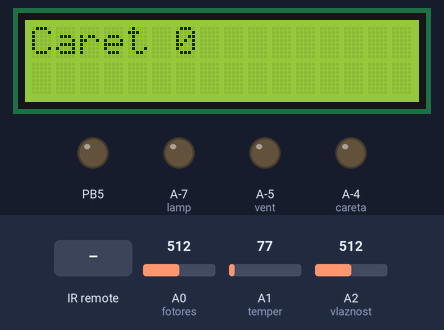
A sketch run on a simulated ATtiny85, built for the host (arithmetic inside an expression is 32-bit, double 64-bit). Parts: 16×2 character LCD, output pins drawn as LEDs (lit = HIGH). Inputs (shaded band) come from the test bench; at power-on: A1 (temper) = 77, A0 (fotores) = 512, A2 (vlaznost) = 512. What the sketch prints to the serial monitor is not drawn.

Above: at 1.2 s.
1.3 s: A1 (temper) set to 190
4.3 s: A1 (temper) set to 211
At 5.2 s:
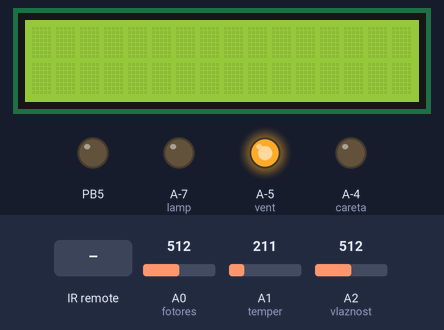
8.8 s: infrared code 0xFFA25D received
At 9.7 s:
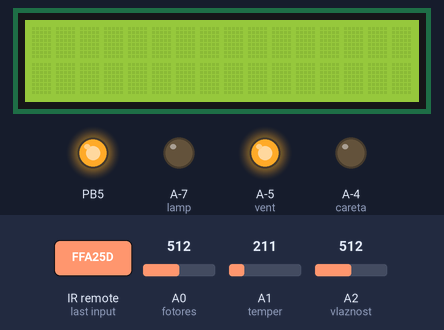
10.4 s: infrared code 0xFF30CF received
At 10.9 s:
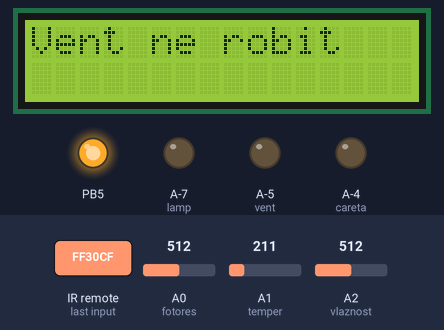
12.0 s: infrared code 0xFFA857 received
At 13.3 s:
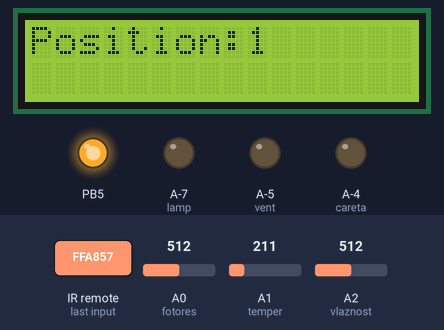
Timing chart, 0 to 14.6 s (numbered marks = the images above; inputs shaded):
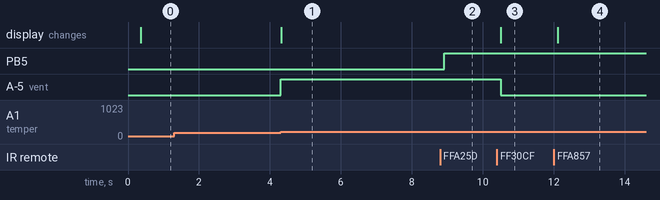

The sketch:

Full_code.ino
```cpp
///#include <IRremote.hpp>
#include <LiquidCrystal.h>
#include <GyverStepper.h>
#include <IRremote.h>

LiquidCrystal lcd(40,38,36,34,32,30,28,26,24,22);
IRrecv ir(8);
GStepper<STEPPER2WIRE> stepper(2048, 12, 11, 13);
#define B1  0xFFE01F//каретка положение 1 -
#define B1_2 0xFFA857// каретка положение 2 +
#define B2  0xFF30CF//вентелятор на пульте 1
#define B3  0xFF18E7//помпа на пульте 2
#define B4  0xFF7A85// лампа на пульте 3
#define careta 10
#define vent 9
#define pomp 8
#define lamp 7
#define fotores A0
#define temper A1
#define vlaznost A2
#define on_off 0xFFA25D
long seed;
int n = 0;
bool mi = 0; //работает ли устройство в ручном режиме
decode_results res;

void setup()
{
  ///lcd.begin(16,2);
  pinMode(fotores, INPUT);
  pinMode(vlaznost, INPUT);
  pinMode(temper, INPUT);
  pinMode(lamp, OUTPUT);
  pinMode(careta, OUTPUT);
  pinMode(vent, OUTPUT);
  pinMode(pompa, OUTPUT);
  Serial.begin(9600);
  stepper.setRunMode(FOLLOW_POS);
  stepper.setSpeed(100);
  ir.enableIRIn();
  pinMode(5,OUTPUT);
  lcd.begin(16, 2); // выставляем скорость COM порта
  ///irrecv.enableIRIn(); // запускаем прием
  ///lcd.autoscroll();
}

void lampa(){
  lcd.clear();
  if(analogRead(fotores) < 900){
    ///Serial.println("lampa 1");
    digitalWrite(lampa, HIGH);
    lcd.print("Lampa 1");
    lcd.home();
  }
  else
  {
    ///Serial.println("lampa 0");
    digitalWrite(lampa, LOW);
    lcd.print("lampa 0");
    lcd.home();
  }
}

void pompa(){
  lcd.clear();
    if (analogRead(vlaznost) < 750) {
    ///Serial.println("pompa 1");
    digitalWrite(pompa, HIGH);
    lcd.print("Pomp 1");
    lcd.home();
  }
  if (analogRead(vlaznost) > 750) {
    ///Serial.println("pompa 0");
    digitalWrite(pompa, LOW);
    lcd.print("Pomp 0");
    lcd.home();
  }
}

void caret(){
  lcd.clear();
  if (analogRead(temper) < 200) {
    ///Serial.println("caret 0, vent 0");
    stepper.setTarget(0);
    digitalWrite(vent, LOW);
    lcd.print("Caret 0");
    lcd.home();
  }
  if (analogRead(temper) > 200 && analogRead(temper) < 500) {
    ///Serial.println("caret 1/2, vent 1");
    stepper.setTarget(150);
    digitalWrite(vent, HIGH);
  }
  if(analogRead(temper) > 500) {
    ///Serial.println("caret 1, vent 1");
    stepper.setTarget(300);
    digitalWrite(vent, HIGH);
  }
}

///caret_and_pomp(analogRead(temper), )
///void caret_and_pomp(int temp_val,int vlaznost_val)

/*void caret_pomp(){
  lcd.clear();
  if(analogRead(temper) > 200 && analogRead(vlaznost) < 750){
    stepper.setTarget(150);
    ///Serial.print("caret 1/2 , vent 1 , pompa 1");
    digitalWrite(vent, HIGH);
    digitalWrite(pompa, HIGH);
    lcd.print("Pos  Vent  Pomp");
    lcd.setCursor(1,2);
    lcd.print(" 1     1      1");
  }
  else if (analogRead(temper) < 200 && analogRead(vlaznost) > 750){
    stepper.setTarget(0);
    ///Serial.print("caret 0 , vent 0 , pompa 0");
    digitalWrite(vent, LOW);
    digitalWrite(pompa, LOW);
    lcd.print("Pos  Vent  Pomp");
    lcd.setCursor(1,2);
    lcd.print(" 0     0      0");
  }
  else if (analogRead(temper) > 200 && analogRead(vlaznost) > 750){
    stepper.setTarget(150);
    ///Serial.print("caret 1/2 , vent 1 , pompa 0");
    digitalWrite(vent,HIGH);
    digitalWrite(pompa, LOW);
    lcd.print("Pos  Vent  Pomp");
    lcd.setCursor(1,2);
    lcd.print(" 1     1      0");
  }
  else if (analogRead(temper) > 500 && analogRead(vlaznost) > 750){
    stepper.setTarget(300);
    ///Serial.print("caret 1 , vent 1 , pompa 0");
    digitalWrite(vent,HIGH);
    digitalWrite(pompa, LOW);
  }
  else if (analogRead(temper) > 500 && analogRead(vlaznost) < 750){
    stepper.setTarget(300);
    ///Serial.print("caret 1 , vent 1 , pompa 1");
    digitalWrite(vent, HIGH);
    digitalWrite(pompa, HIGH);
  }
}*/

void hc(long seed){
    if(seed == B2){
      if(digitalRead(9) == 0){
        digitalWrite(9, HIGH);
        lcd.clear();
        lcd.print("Vent robit");
        lcd.home();
      }
      else
      {
        digitalWrite(9, LOW);
        lcd.clear();
        lcd.print("Vent ne robit");
        lcd.home();
      }
    }
    if(seed == B3){
       if(digitalRead(8) == 0){
        digitalWrite(8, HIGH);
      }
      else
      {
        digitalWrite(8, LOW);
      }
    }
    if(seed == B4){
      if(digitalRead(7) == 0){
        digitalWrite(7, HIGH);
      }
      else
      {
        digitalWrite(7, LOW);
      }
    }
    if(seed == B1_2){
      if(n < 3){
        n += 1;
        //Serial.println("add");
      }
      if(n == 1){
        stepper.setTarget(150);
        lcd.clear();
        lcd.print("Position:");
        lcd.leftToRight();
        lcd.print(n);
        lcd.home();
        //Serial.println(1);
      }
      if(n == 2){
        stepper.setTarget(300);
        lcd.clear();
        lcd.print("Position:");
        lcd.leftToRight();
        lcd.print(n);
        lcd.home();
        //Serial.println(2);
      }
    }
    if(seed == B1){
      if(n > 0){
        n -= 1;
      }
      if(n == 0){
        stepper.setTarget(0);
        lcd.clear();
        lcd.print("Position:");
        lcd.leftToRight();
        lcd.print(n);
        lcd.home();
      }
      if(n == 1){
        stepper.setTarget(150);
        lcd.clear();
        lcd.print("Position:");
        lcd.leftToRight();
        lcd.print(n);
        lcd.home();
      }
    }
}

void loop()
{
  if (ir.decode(& res)) {
    Serial.println(res.value);
    seed = res.value;
    ///Serial.println(seed, HEX);
    delay(100);
    ir.resume();
  }
  if(seed == on_off) //on_off значение типа long с пульта на включение/выключение
  {
    digitalWrite(5, !(digitalRead(5)));
    mi = !mi;
    seed = 0;
  }
  if(mi){
    hc(seed);
    seed = 0;
    //Serial.println("hc");
  }
  else
  {
    Serial.print("ac");
    lampa();
    pompa();
    caret();
    ///caret_pomp();
  }
}   
```

Measured:
- the behaviour switches between 200 and 201 on A1 (temper) (found by bisection; images 0 and 1)
- after the input at 1.3 s, every drawn part: stays the same
- after the input at 4.3 s, A-5 (vent): LOW → HIGH at once; the display: changes at once (image 1)
- after the input at 8.8 s, PB5: LOW → HIGH after 0.11 s
- after the input at 10.4 s, A-5 (vent): HIGH → LOW after 0.10 s; the display: changes after 0.11 s (image 3)
- after the input at 12.0 s, the display: changes after 0.11 s (image 4)
